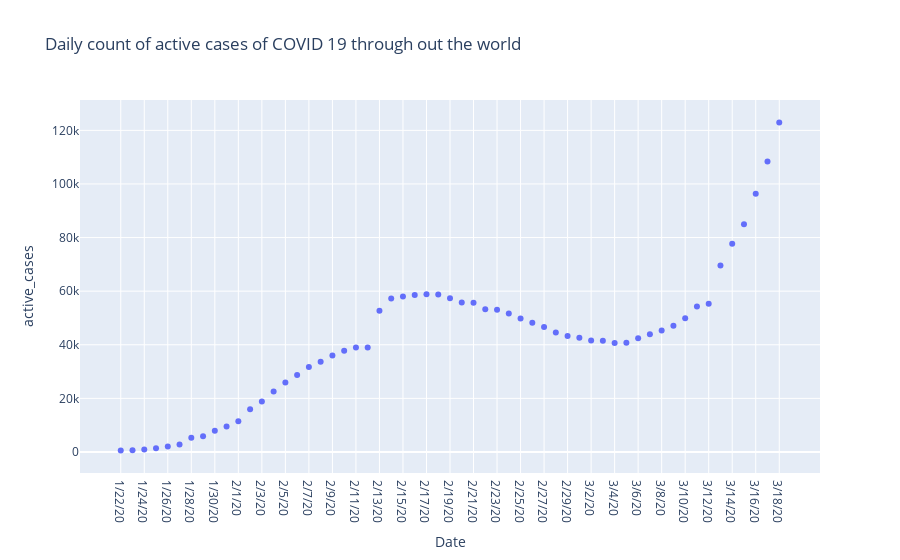

The cell this chart's notebook holds for it:
### Code cell
fig = px.scatter(world_cases_growth, x = 'Date', y = 'active_cases', title='Daily count of active cases of COVID 19 through out the world')
fig.show()

### Figure 1 — Plotly figure (JSON) as saved in the notebook; plotly's stock layout.template omitted (floating-point values rounded to 4 significant figures)
{"data": [{"hoverlabel": {"namelength": 0}, "hovertemplate": "Date=%{x}<br>active_cases=%{y}", "legendgroup": "", "marker": {"color": "#636efa", "symbol": "circle"}, "mode": "markers", "name": "", "showlegend": false, "type": "scatter", "x": ["1/22/20", "1/23/20", "1/24/20", "1/25/20", "1/26/20", "1/27/20", "1/28/20", "1/29/20", "1/30/20", "1/31/20", "2/1/20", "2/2/20", "2/3/20", "2/4/20", "2/5/20", "2/6/20", "2/7/20", "2/8/20", "2/9/20", "2/10/20", "2/11/20", "2/12/20", "2/13/20", "2/14/20", "2/15/20", "2/16/20", "2/17/20", "2/18/20", "2/19/20", "2/20/20", "2/21/20", "2/22/20", "2/23/20", "2/24/20", "2/25/20", "2/26/20", "2/27/20", "2/28/20", "2/29/20", "3/1/20", "3/2/20", "3/3/20", "3/4/20", "3/5/20", "3/6/20", "3/7/20", "3/8/20", "3/9/20", "3/10/20", "3/11/20", "3/12/20", "3/13/20", "3/14/20", "3/15/20", "3/16/20", "3/17/20", "3/18/20"], "xaxis": "x", "y": [510, 605, 879, 1353, 2010, 2784, 5340, 5907, 7920, 9492, 11495, 15953, 18832, 22548, 25947, 28696, 31661, 33698, 36000, 37803, 39006, 38953, 52702, 57304, 57969, 58589, 58807, 58777, 57396, 55773, 55682, 53235, 53102, 51712, 49800, 48241, 46663, 44537, 43288, 42657, 41619, 41452, 40696, 40738, 42459, 43905, 45299, 47079, 49926, 54247, 55299, 69538, 77651, 84972, 96313, 108397, 122970], "yaxis": "y"}], "layout": {"legend": {"tracegroupgap": 0}, "title": {"text": "Daily count of active cases of COVID 19 through out the world"}, "xaxis": {"anchor": "y", "domain": [0, 1], "title": {"text": "Date"}}, "yaxis": {"anchor": "x", "domain": [0, 1], "title": {"text": "active_cases"}}}}
